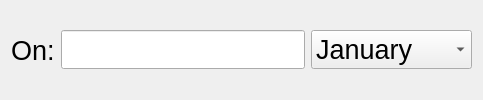
                           <widget class="QWidget" name="year">
                            <layout class="QHBoxLayout" name="horizontalLayout_11">
                             <item>
                              <widget class="QLabel" name="on_label">
                               <property name="font">
                                <font>
                                 <pointsize>20</pointsize>
                                </font>
                               </property>
                               <property name="text">
                                <string>On:</string>
                               </property>
                              </widget>
                             </item>
                             <item>
                              <widget class="QLineEdit" name="day_edit">
                               <property name="sizePolicy">
                                <sizepolicy hsizetype="Preferred" vsizetype="Fixed">
                                 <horstretch>0</horstretch>
                                 <verstretch>0</verstretch>
                                </sizepolicy>
                               </property>
                               <property name="maximumSize">
                                <size>
                                 <width>16777215</width>
                                 <height>16777215</height>
                                </size>
                               </property>
                               <property name="font">
                                <font>
                                 <pointsize>20</pointsize>
                                </font>
                               </property>
                              </widget>
                             </item>
                             <item>
                              <widget class="QComboBox" name="mounth_edit">
                               <property name="maximumSize">
                                <size>
                                 <width>16777215</width>
                                 <height>16777215</height>
                                </size>
                               </property>
                               <property name="font">
                                <font>
                                 <pointsize>20</pointsize>
                                </font>
                               </property>
                               <item>
                                <property name="text">
                                 <string>January</string>
                                </property>
                               </item>
                               <item>
                                <property name="text">
                                 <string>February</string>
                                </property>
                               </item>
                               <item>
                                <property name="text">
                                 <string>March</string>
                                </property>
                               </item>
                               <item>
                                <property name="text">
                                 <string>April</string>
                                </property>
                               </item>
                               <item>
                                <property name="text">
                                 <string>May</string>
                                </property>
                               </item>
                               <item>
                                <property name="text">
                                 <string>June</string>
                                </property>
                               </item>
                               <item>
                                <property name="text">
                                 <string>July</string>
                                </property>
                               </item>
                               <item>
                                <property name="text">
                                 <string>August</string>
                                </property>
                               </item>
                               <item>
                                <property name="text">
                                 <string>September</string>
                                </property>
                               </item>
                               <item>
                                <property name="text">
                                 <string>October</string>
                                </property>
                               </item>
                               <item>
                                <property name="text">
                                 <string>November</string>
                                </property>
                               </item>
                               <item>
                                <property name="text">
                                 <string>December</string>
                                </property>
                               </item>
                              </widget>
                             </item>
                            </layout>
                           </widget>
